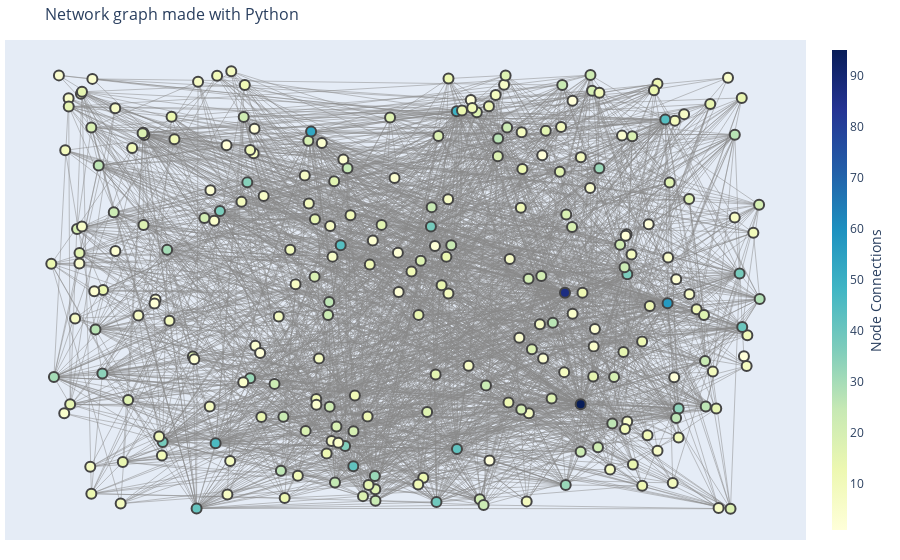

The notebook cell saved with this chart:
### Code cell
fig = go.Figure(
        data=[edge_trace, node_trace],
    
         layout=go.Layout(
            title='Network graph made with Python',
            titlefont_size=16,
            showlegend=False,
            margin=dict(b=20,l=5,r=5,t=40),

            xaxis=dict(showgrid=False, 
                       zeroline=False, showticklabels=False),
            yaxis=dict(showgrid=False, zeroline=False, 
                       showticklabels=False))
            )
fig.show()

### Figure 1 — Plotly figure (JSON) as saved in the notebook; plotly's stock layout.template omitted (floating-point values rounded to 4 significant figures; data arrays with more than 128 entries replaced by an {"elided": "..."} marker saying what was removed)
{"data": [{"hoverinfo": "none", "line": {"color": "#888", "width": 0.5}, "mode": "lines", "type": "scatter", "x": {"elided": "6051 float values"}, "y": {"elided": "6051 float values"}}, {"marker": {"color": {"elided": "259 int values"}, "colorbar": {"thickness": 15, "title": {"side": "right", "text": "Node Connections"}, "xanchor": "left"}, "colorscale": [[0, "rgb(255,255,217)"], [0.125, "rgb(237,248,177)"], [0.25, "rgb(199,233,180)"], [0.375, "rgb(127,205,187)"], [0.5, "rgb(65,182,196)"], [0.625, "rgb(29,145,192)"], [0.75, "rgb(34,94,168)"], [0.875, "rgb(37,52,148)"], [1, "rgb(8,29,88)"]], "line": {"width": 2}, "showscale": true, "size": 10}, "mode": "markers", "text": {"elided": "259 str values"}, "type": "scatter", "x": {"elided": "259 float values"}, "y": {"elided": "259 float values"}}], "layout": {"margin": {"b": 20, "l": 5, "r": 5, "t": 40}, "showlegend": false, "title": {"font": {"size": 16}, "text": "Network graph made with Python"}, "xaxis": {"showgrid": false, "showticklabels": false, "zeroline": false}, "yaxis": {"showgrid": false, "showticklabels": false, "zeroline": false}}}
